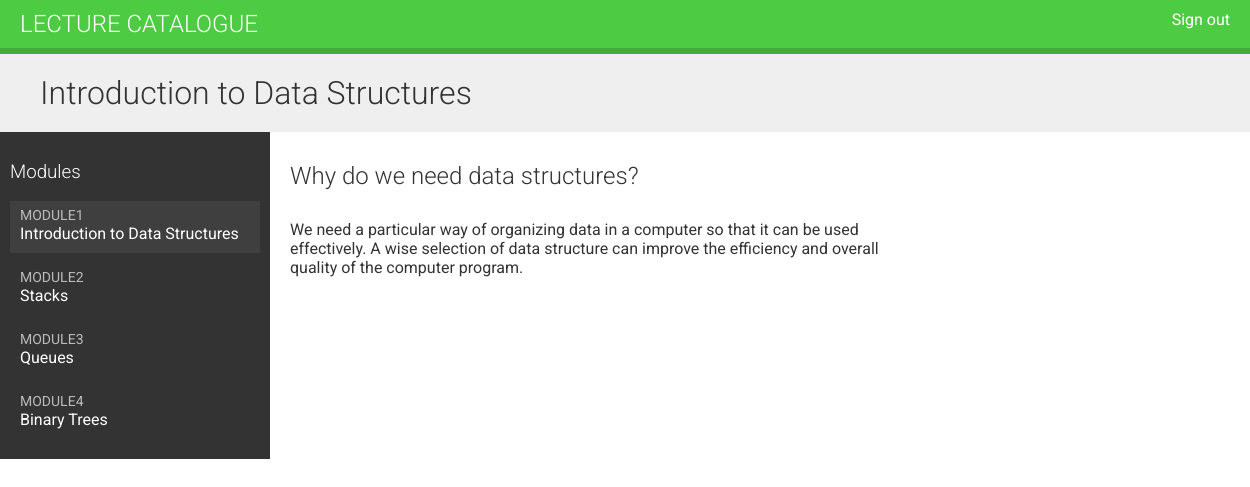
The page /students/course/9/ (signed in) on the database its author committed.
### courses/models.py (models this page shows, shortened)
class Module(models.Model):
	course = models.ForeignKey(Course,
		related_name='modules',
		on_delete=models.CASCADE)
	title = models.CharField(max_length=200)
	description = models.TextField(blank=True)
	order = OrderField(blank=True, for_fields=['course'])
	def __str__(self):
		return f'{self.order}. {self.title}'
	class Meta:
		ordering = ['order']

class Content(models.Model):
	module = models.ForeignKey(Module,
		related_name='contents',
		on_delete=models.CASCADE)
	content_type = models.ForeignKey(ContentType,
		on_delete=models.CASCADE,
		limit_choices_to={'model__in':(
			'text',
			'video',
			'image',
			'file')})
	object_id = models.PositiveIntegerField()
	item = GenericForeignKey('content_type', 'object_id')
	order = OrderField(blank=True, for_fields=['module'])
	class Meta:
		ordering = ['order']

class ItemBase(models.Model):
	owner = models.ForeignKey(User,
		related_name='%(class)s_related',
		on_delete=models.CASCADE)
	title = models.CharField(max_length=250)
	created = models.DateTimeField(auto_now_add=True)
	updated = models.DateTimeField(auto_now=True)
	class Meta:
		abstract = True
	def render(self):
		return render_to_string(
			f'courses/content/{self._meta.model_name}.html',
			{'item': self})

class Text(ItemBase):
	content = models.TextField()

### students/views.py (the view)
class StudentCourseDetailView(DetailView):
	model = Course
	template_name = 'students/course/detail.html'
	def get_queryset(self):
		qs = super().get_queryset()
		return qs.filter(students__in=[self.request.user])
	def get_context_data(self, **kwargs):
		context = super().get_context_data(**kwargs)
		course = self.get_object()
		if 'module_id' in self.kwargs:
			context['module'] = course.modules.get(id=self.kwargs['module_id'])
		else:
			context['module'] = course.modules.all()[0]
		return context

### students/templates/students/course/detail.html (shortened to what this page needs)
{% extends "base.html" %}
{% load cache %}
{% block content %}
  <h1>
  {{ module.title }}
  </h1>
  <div class="contents">
    <h3>Modules</h3>
    <ul id="modules">
    {% for m in object.modules.all %}
      <li data-id="{{ m.id }}" {% if m == module %}class="selected"{% endif %}>
      <a href="{% url "student_course_detail_module" object.id m.id %}"><span>Module<span class="order">{{ m.order|add:1 }}</span></span>
      <br>{{ m.title }}</a>
      </li>
      {% empty %}
      <li>No modules yet.</li>
    {% endfor %}
  </ul> </div>
  <div class="module">
    {% cache 600 module_contents module %}
      {% for content in module.contents.all %}
        {% with item=content.item %}
          <h2>{{ item.title }}</h2>
          {{ item.render }}
        {% endwith %}
      {% endfor %}
    {% endcache %}
  </div>
{% endblock %}

### courses/templates/courses/content/text.html
{{ item.content|linebreaks }}

### courses/static/css/base.css (style rules this page uses)
body { margin:0; font-family:'Roboto', sans-serif; font-weight:400; color:#333; }
a { color:#3fad30; text-decoration:none; }
ul { float:left; }
h1, h2, h3, h4, h5, h6 { font-family:'Roboto', sans-serif; font-weight:300; }
h1 { background:#efefef; width:100%; overflow:auto; padding:20px 0 20px 40px; margin:0; }
.module { padding:10px 20px; float:left; width:600px; }
.module p { margin:10px 0 20px; width:100%; float:left; }
.contents { width:20%; padding:10px; float:left; background:#333; color: #fff; font-family:'Roboto', sans-serif; }
.contents ul { list-style:none; margin:0; padding:0; width:100%; }
.contents ul li { margin:0 0 10px 0; padding:4px 10px 10px; overflow:auto; cursor:move; }
.contents ul li.selected { background:#3f3f3f; }
.contents ul span { text-transform:uppercase; color:#bbb; font-size:14px; }
.contents ul a { display:block; color:#fff; text-decoration:none; }

### rows shown on the page
Module: title "Introduction to Data Structures", order|add "1"
Module: order|add "2", title "Stacks"
Module: order|add "3", title "Queues"
Module: order|add "4", title "Binary Trees"
Content: item "Why do we need data structures?", item.content "We need a particular way of organizing data in a computer so that it can be used effectively. A wise selection of data structure can improve the efficiency and overall quality of the computer program."
